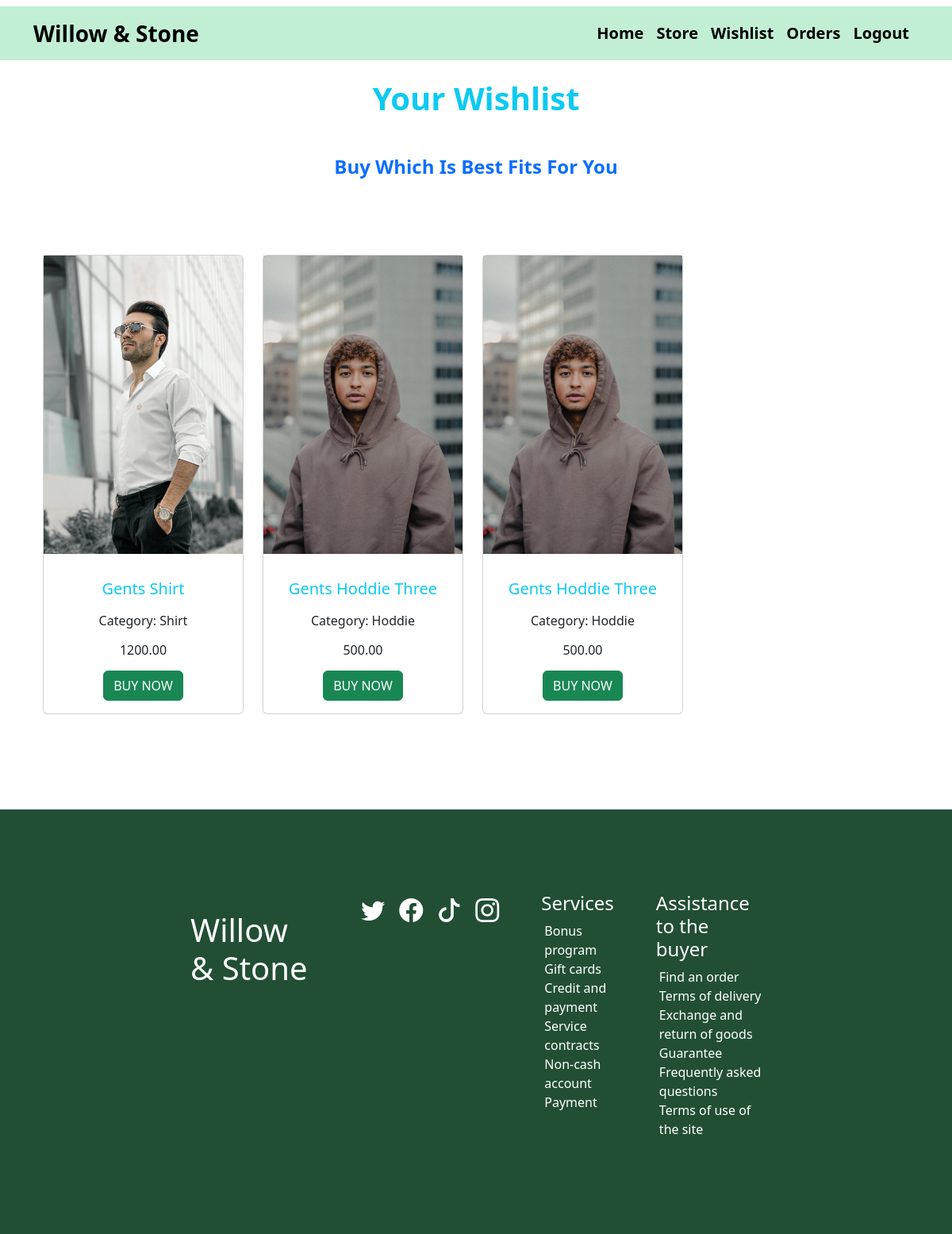
/wishlist/ (signed in), run on the app's committed database.
### product_app/models.py (models this page shows, shortened)
class WishList(models.Model):
    user = models.ForeignKey(User, on_delete=models.CASCADE)
    product = models.ForeignKey(Clothes, on_delete=models.CASCADE)

class Clothes(models.Model):
    title = models.CharField(max_length=50)
    image = models.ImageField(upload_to='media/clothes')
    price = models.DecimalField(decimal_places=2, max_digits=12)
    stock_quantity = models.IntegerField()
    description = models.TextField(max_length=400)
    category = models.ForeignKey(Category, on_delete=models.CASCADE)
    size = models.CharField(choices=SIZE_CHOICES, max_length=6)
    color = models.CharField(choices=COLOR_CHOICES, max_length=20)
    pro_rating = models.FloatField(default=0.0)

class Category(models.Model):
    category = models.CharField(max_length=50)
    def __str__(self) -> str:
        return f"{self.category}"

### product_app/views.py (the view)
# urls.py: path('wishlist/', views.wishlist, name='wishlist'),
def wishlist(request):
    clothes = WishList.objects.filter(user=request.user)
    return render(request, 'wishlist.html', {'clothes': clothes})

### product_app/templates/wishlist.html (shortened to what this page needs)
{% extends 'base.html' %} {% block body_block %}
<div class="product-area">
    <div>
        <main class="page catalog-page">
            <h1 class="mt-4 mb-5 text-info text-center"><strong>Your Wishlist</strong></h1>
            <section class="clean-block clean-catalog dark">
                <div class="container">
                    <div class="block-heading">
                        <h4 class="mt-4 mb-5 text-primary text-center"><strong>Buy Which Is Best Fits For You</strong></h4>
                    </div>
                    <div class="content">
                        <div class="row">
                            <div class="col-md-9">
                                <div class="text-center container py-5">
                                    <div class="row">
                                      {% for cloth in clothes %}
                                      <div class="col-lg-4 col-md-12 mb-4">
                                        <div class="card">
                                          <div class="bg-image hover-zoom ripple ripple-surface ripple-surface-light"
                                            data-mdb-ripple-color="light">
                                            <img class="w-100" src={{cloth.product.image.url}} />
                                          </div>
                                          <div class="card-body">
                                            <p href="" class="text-left">
                                              <h5 class="mb-3 text-info">{{cloth.product.title}}</h5>
                                            </p>
                                            <p href="" class="" style="text-decoration:none;">
                                              <p class="text-bold">Category:  {{cloth.product.category}}</p>
                                            </p>
                                            <h6 class="mb-3">{{cloth.product.price}}</h6>
                                            <div>
                                              <a class='w-100' href={% url 'purchase' id=cloth.id %}>
                                                <button class="btn btn-success">BUY NOW</button>
                                            </div>
                                          </div>
                                        </div>
                                      </div>
                                      {% endfor %}
                                    </div>
                                  </div>
                            </div>
                        </div>
                    </div>
                </div>
            </section>
        </main>
    </div>
</div>
{% endblock %}

### data on the page
WishList: product.image (picture), product "Gents Shirt", product.category "Shirt", product.price "1200.00"
WishList: product.image (picture), product "Gents Hoddie Three", product.category "Hoddie", product.price "500.00"
WishList: product.image (picture), product "Gents Hoddie Three", product.category "Hoddie", product.price "500.00"
